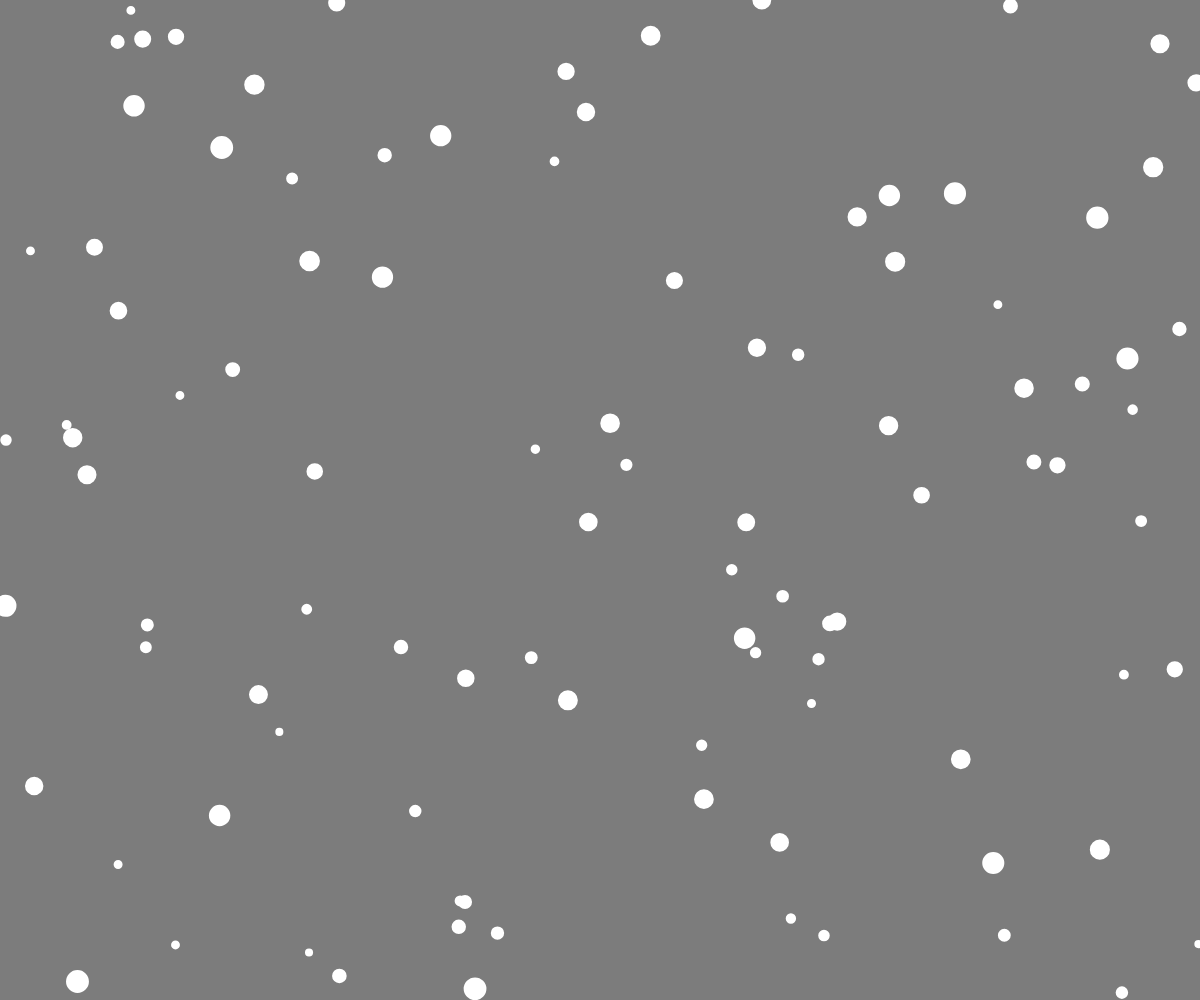
Frame 1 (no input)
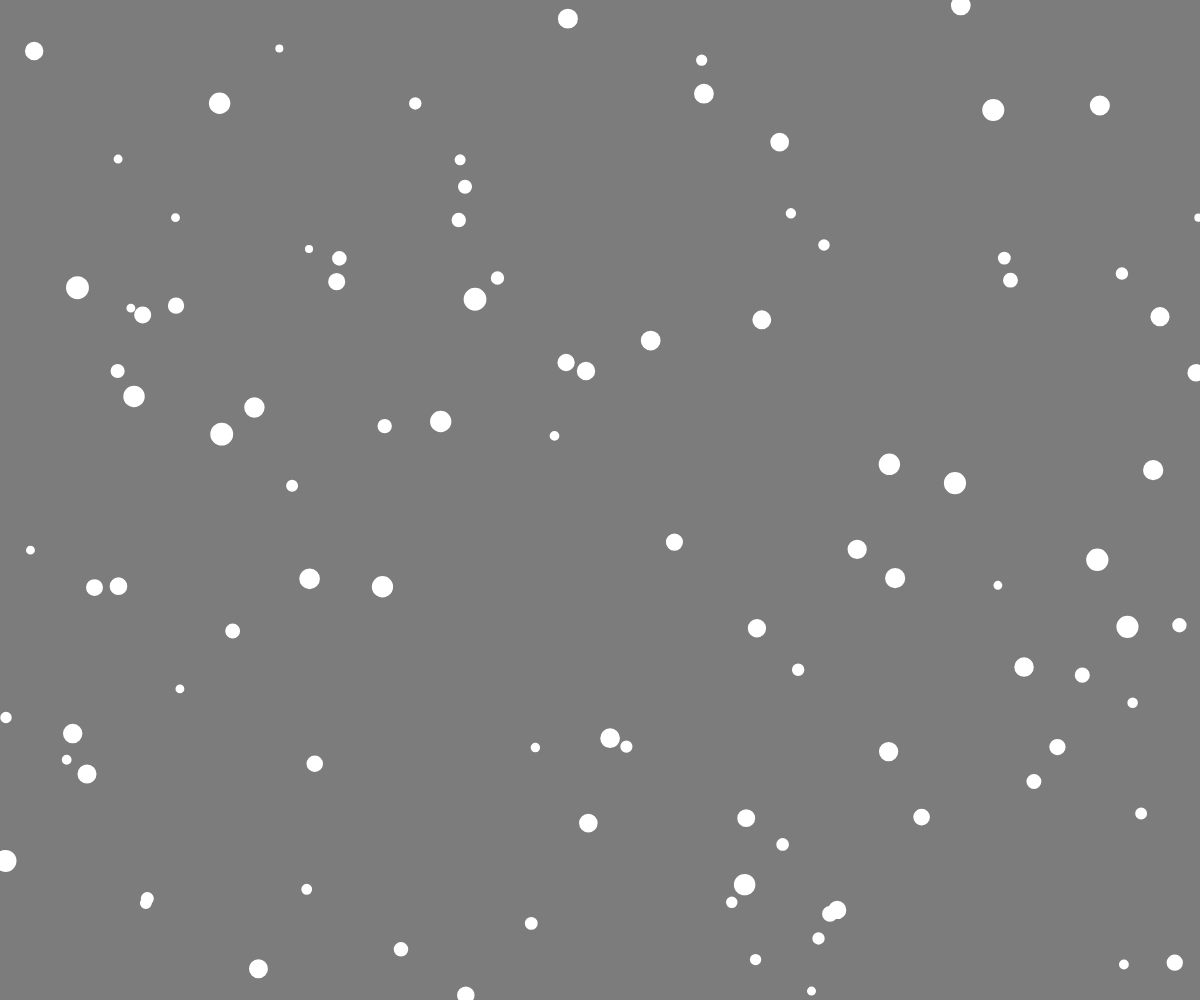
Frame 60 (no input)
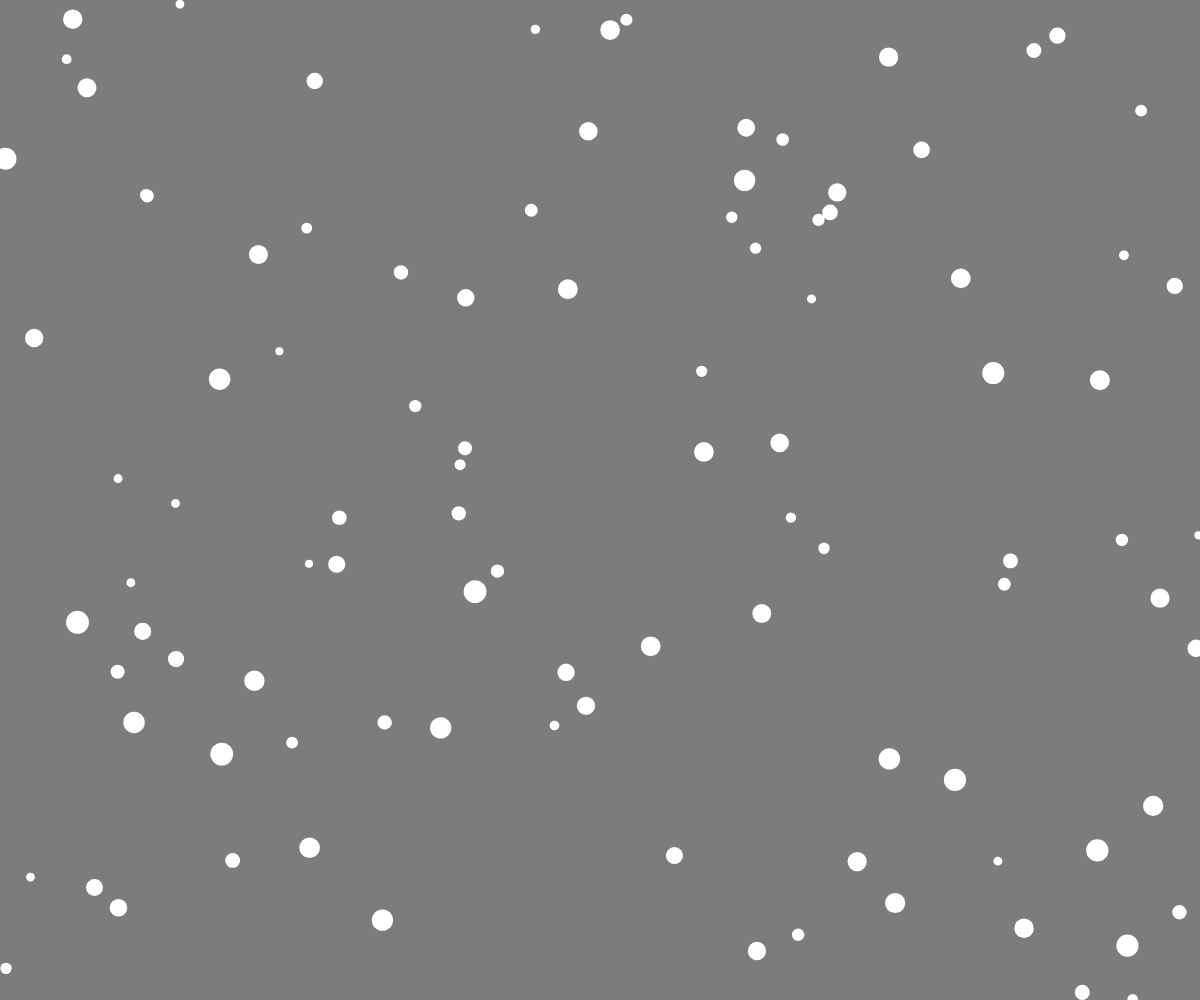
Frame 120 (the mouse pressed at the canvas centre since frame 60)

The p5.js sketch that drew these frames (run headless with seeded random() and noise() and a simulated clock; from frame 60 on, the mouse is pressed at the canvas centre):

// p5.js sketch
// ── sketch.js
var cx = [];
var cy = [];
var csize =[];
var N, i;

function setup() {
	createCanvas(windowWidth, windowHeight);
		initCircles(); 
}

function draw() {
	background(124);

	var c = color(255);
	drawCircles(c);

}

function initCircles() {
	N = 100;
	for (i=0; i<N; i++) {
		cx[i] = random(0, width);
		cy[i] = random(0, height);
		csize[i] = random(5,20);
} 
}

function drawCircles( c ) {
	fill(255);
	stroke(c, 50);
	strokeWeight(3);

for (i=0; i<N; i++) {
	cx[i] = cx[i] + random(0);
	cy[i] = cy[i] + random(10);

	if(cy[i]>height)
	cy[i]=0;

	ellipse(cx[i], cy[i], csize[i], csize[i]);
}
}

//draw와 setup 잘 구분해서 하기 
